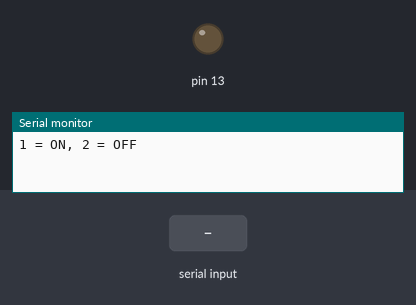
Bench run of a sketch on a simulated Arduino Uno, built with avr-gcc and run on an emulated ATmega328P. Shown: output pins drawn as LEDs (lit = HIGH), the last lines printed to the serial monitor. The test bench sets the inputs (shaded band).

Above: at 1.2 s.
1.3 s: "1\n" received over Serial
At 2.0 s:
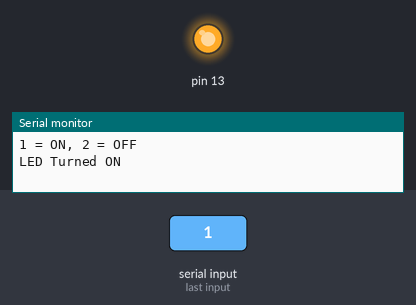
2.8 s: "2\n" received over Serial
At 3.1 s:
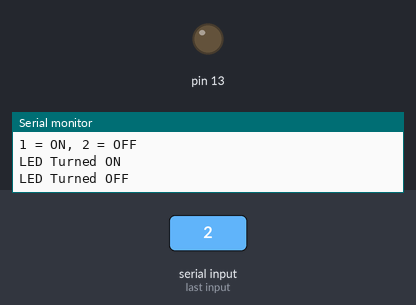
Timing chart, 0 to 5.8 s (numbered marks = the images above; inputs shaded):
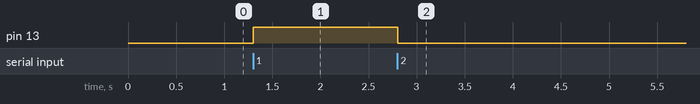

The sketch:

sketch_mar18c.ino
```cpp
void setup() {
  // put your setup code here, to run once:
  pinMode(13,OUTPUT);
  Serial.begin(9600);
  while (!Serial);
  Serial.println("1 = ON, 2 = OFF");
}

void loop() {
  // put your main code here, to run repeatedly:
  if(Serial.available()) {
    int state = Serial.parseInt();
    if (state == 1) {
      digitalWrite(13,HIGH);
      Serial.println("LED Turned ON");
      }
      if(state == 2) {
        digitalWrite(13,LOW);
        Serial.println("LED Turned OFF");
        }
    }
}
```

Measured:
- after the input at 1.3 s, pin 13: LOW → HIGH at once
- after the input at 2.8 s, pin 13: HIGH → LOW at once
